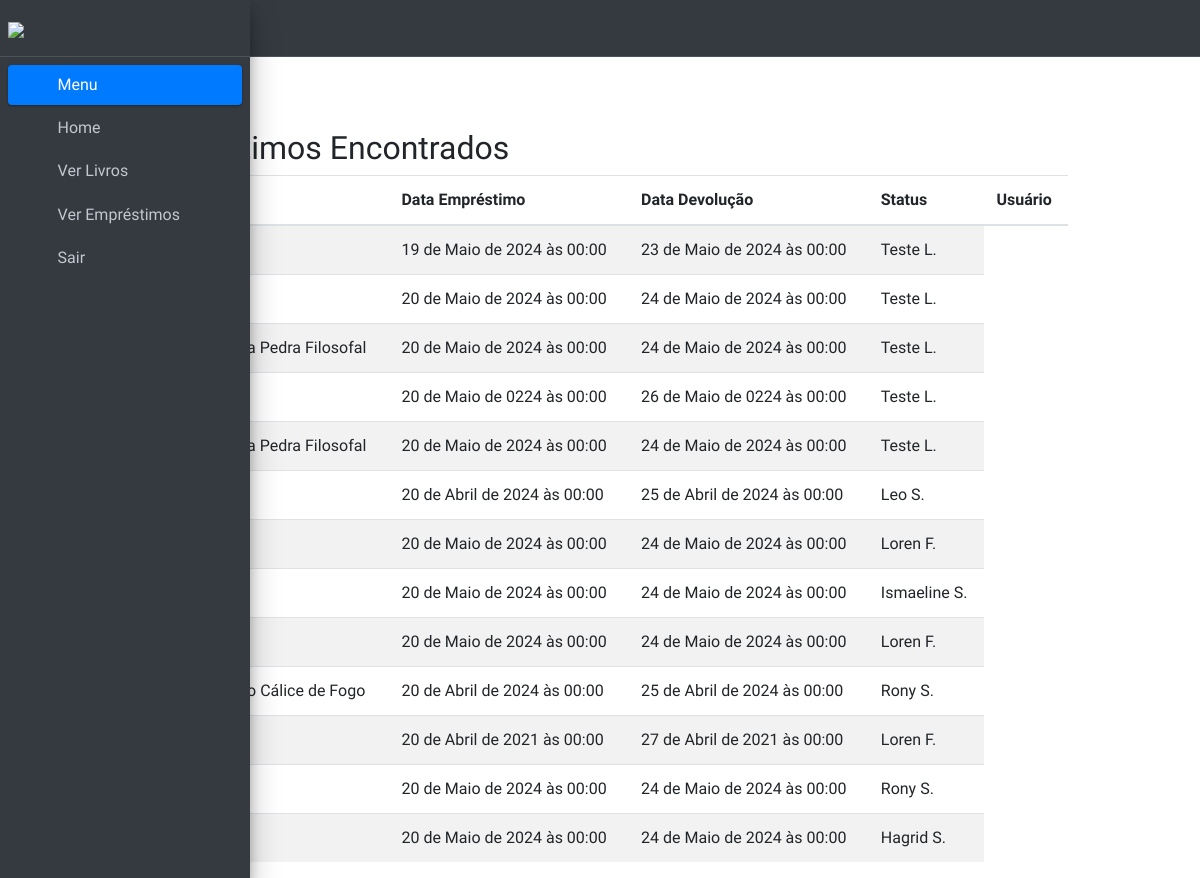
/livro/ver_emprestimos, run on an earlier commit of the app's database.
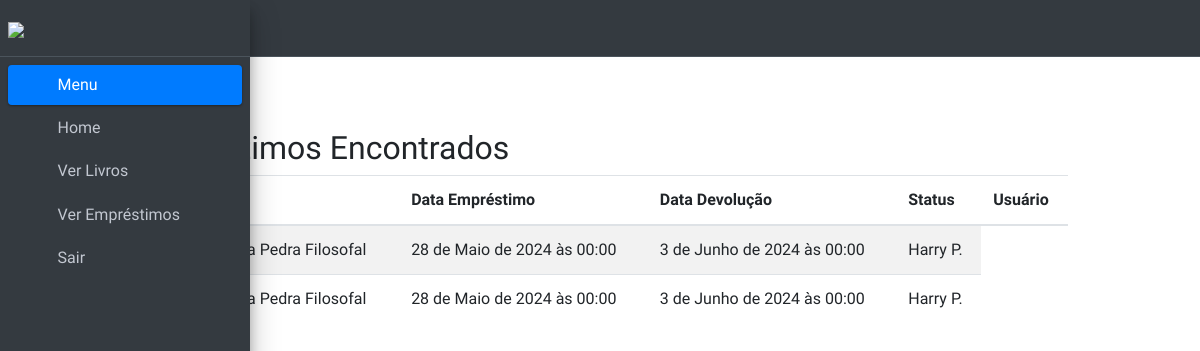
And on a later commit of the database.
### livro/models.py (models this page shows, shortened)
class Emprestimos(models.Model):
    nome_emprestado = models.ForeignKey(
        Usuario, on_delete=models.DO_NOTHING, blank=True, null=True)
    data_emprestimo = models.DateTimeField()
    data_devolucao = models.DateTimeField(blank=True, null=True)
    livro = models.ForeignKey(Livros, on_delete=models.DO_NOTHING)
    usuario = models.ForeignKey(
        Usuario, on_delete=models.CASCADE, related_name='emprestimos_usuario')
    STATUS_CHOICES = (
        ('E', 'Emprestado'),
        ('D', 'Devolvido'),
    )
    status = models.CharField(
        max_length=1, choices=STATUS_CHOICES, default='E')
    class Meta:
        verbose_name = 'Emprestimo'

class Livros(models.Model):
    nome = models.CharField(max_length=100)
    autor = models.CharField(max_length=30)
    ano_publicacao = models.DateField()
    editora = models.CharField(max_length=30)
    data_cadastro = models.DateTimeField(auto_now_add=True)
    quantidade = models.IntegerField(default=0)
    emprestado = models.BooleanField(default=False)
    categoria = models.ForeignKey(Categoria, on_delete=models.DO_NOTHING)
    usuario = models.ForeignKey(Usuario, on_delete=models.DO_NOTHING)
    imagem = models.ImageField(upload_to='capa_livro/', null=True, blank=True)
    data_emprestimo = models.DateField(null=True, blank=True)
    class Meta:
        verbose_name = 'Livro'

### usuarios/models.py (models this page shows, shortened)
class Usuario(models.Model):
    nome = models.CharField(max_length=40)
    cpf = models.CharField(max_length=14, unique=True)
    email = models.EmailField(max_length=254)
    telefone = models.CharField(max_length=15, blank=True, null=True)
    senha = models.CharField(max_length=64)
    ativo = models.BooleanField(default=True)
    def abreviar_nome(self):
        partes_nome = self.nome.split()
        if len(partes_nome) > 1:
            primeiro_nome = partes_nome[0]
            segundo_nome = partes_nome[1]
            nome_abreviado = f"{primeiro_nome} {segundo_nome[0]}."
            return nome_abreviado
        else:
            return self.nome

### livro/views.py (the view, shortened to what this page needs)
# urls.py: path('ver_emprestimos', views.ver_emprestimos, name="ver_emprestimos"),
def ver_emprestimos(request):
    if request.method == 'GET':
        emprestimos = Emprestimos.objects.all()
        for emprestimo in emprestimos:
            if emprestimo.nome_emprestado:
                emprestimo.nome_emprestado.nome = emprestimo.nome_emprestado.abreviar_nome()
        print("Quantidade de empréstimos:", len(emprestimos))
        return render(request, 'adminlte/ver_emprestimos.html', {'emprestimos': emprestimos})

### adminlte/templates/adminlte/ver_emprestimos.html (shortened to what this page needs)
{% extends "adminlte/base.html" %}
{% load static %}
{% block 'conteudo' %}
<nav class="main-header navbar navbar-expand navbar-dark">
    <ul class="navbar-nav">
        <li class="nav-item">
            <a class="nav-link" data-widget="pushmenu" href="#" role="button"><i class="fas fa-bars"></i></a>
        </li>
    </ul>
</nav>
<aside class="main-sidebar sidebar-dark-primary elevation-4 sidebar-expanded">
    <a href="" class="brand-link">
        <img src="{% static 'dist/img/logobranco.png' %}" style="width: 150px; height: auto;">
    </a>
    <div class="sidebar">
        <nav class="mt-2">
            <ul class="nav nav-pills nav-sidebar flex-column" data-widget="treeview" role="menu" data-accordion="false">
                <li class="nav-item menu-open">
                    <a href="#" class="nav-link active">
                        <i class="nav-icon fas fa-tachometer-alt"></i>
                        <p>
                            Menu
                            <i class="right fas fa-angle-left"></i>
                        </p>
                    </a>
                    <ul class="nav nav-treeview">
                        <li class="nav-item">
                            <a href="{% url 'home' %}" class="nav-link">
                                <i class="far fa-circle nav-icon"></i>
                                <p>Home</p>
                            </a>
                        </li>
                        <li class="nav-item">
                            <a href="{% url 'ver_livros' %}" class="nav-link">
                                <i class="far fa-circle nav-icon"></i>
                                <p>Ver Livros</p>
                            </a>
                        </li>
                        <li class="nav-item">
                            <a href="{% url 'ver_emprestimos' %}" class="nav-link">
                                <i class="far fa-circle nav-icon"></i>
                                <p>Ver Empréstimos</p>
                            </a>
                        </li>
                        <li class="nav-item">
                            <a href="{% url 'sair' %}" class="nav-link">
                                <i class="far fa-circle nav-icon"></i>
                                <p>Sair</p>
                            </a>
                        </li>
                    </ul>
                </li>
            </ul>
        </nav>
    </div>
</aside>
<br><br><br>
<div class="container">
    <div class="row justify-content-center">
        <div class="col-10">
            <h2>Empréstimos Encontrados</h2>
            <table class="table table-striped">
                <thead>
                    <tr>
                        <th scope="col">Livro</th>
                        <th scope="col">Data Empréstimo</th>
                        <th scope="col">Data Devolução</th>
                        <th scope="col">Status</th>
                        <th scope="col">Usuário</th>
                    </tr>
                </thead>
                <tbody id="tabela-emprestimos">
                    {% for emprestimo in emprestimos %}
                    <tr>
                        <td>{{ emprestimo.livro.nome }}</td>
                        <td>{{ emprestimo.data_emprestimo }}</td>
                        <td>{{ emprestimo.data_devolucao }}</td>
                        <td>
                            {% if emprestimo.usuario %}
                            {{ emprestimo.usuario.abreviar_nome }}
                            {% else %}
                            Não especificado
                            {% endif %}
                        </td>
                    </tr>
                    {% empty %}
                    <tr>
                        <td colspan="4">Nenhum empréstimo encontrado.</td>
                    </tr>
                    {% endfor %}
                </tbody>
            </table>
        </div>
    </div>
</div>
{% endblock %}

### adminlte/templates/adminlte/base.html (shortened to what this page needs)
{% load static %}
<!DOCTYPE html>
<html lang="pt-BR">
<head>
  <link rel="stylesheet" href="{% static 'plugins/fontawesome-free/css/all.min.css' %}">
  <link rel="stylesheet" href="https://code.ionicframework.com/ionicons/2.0.1/css/ionicons.min.css">
  <link rel="stylesheet" href="{% static 'plugins/tempusdominus-bootstrap-4/css/tempusdominus-bootstrap-4.min.css' %}">
  <link rel="stylesheet" href="{% static 'plugins/icheck-bootstrap/icheck-bootstrap.min.css' %}">
  <link rel="stylesheet" href="{% static 'plugins/jqvmap/jqvmap.min.css' %}">
  <link rel="stylesheet" href="{% static 'dist/css/adminlte.min.css' %}">
  <link rel="stylesheet" href="{% static 'plugins/overlayScrollbars/css/OverlayScrollbars.min.css' %}">
  <link rel="stylesheet" href="{% static 'plugins/daterangepicker/daterangepicker.css' %}">
  <link rel="stylesheet" href="{% static 'plugins/summernote/summernote-bs4.min.css' %}">
<body>
  {% block 'conteudo' %}
  {% endblock %}
</body>
</html>

What changed in the data, as far as the page shows it:
removed Emprestimos: data_emprestimo "19 de Maio de 2024 às 00:00", data_devolucao "23 de Maio de 2024 às 00:00", usuario.abreviar_nome "Teste L."
removed Emprestimos: data_emprestimo "20 de Maio de 2024 às 00:00", data_devolucao "24 de Maio de 2024 às 00:00", usuario.abreviar_nome "Teste L."
removed Emprestimos: livro.nome "Harry Potter e a Pedra Filosofal", data_emprestimo "20 de Maio de 2024 às 00:00", data_devolucao "24 de Maio de 2024 às 00:00", usuario.abreviar_nome "Teste L."
removed Emprestimos: data_emprestimo "20 de Maio de 0224 às 00:00", data_devolucao "26 de Maio de 0224 às 00:00", usuario.abreviar_nome "Teste L."
removed Emprestimos: livro.nome "Harry Potter e a Pedra Filosofal", data_emprestimo "20 de Maio de 2024 às 00:00", data_devolucao "24 de Maio de 2024 às 00:00", usuario.abreviar_nome "Teste L."
removed Emprestimos: data_emprestimo "20 de Abril de 2024 às 00:00", data_devolucao "25 de Abril de 2024 às 00:00", usuario.abreviar_nome "Leo S."
removed Emprestimos: data_emprestimo "20 de Maio de 2024 às 00:00", data_devolucao "24 de Maio de 2024 às 00:00", usuario.abreviar_nome "Loren F."
removed Emprestimos: data_emprestimo "20 de Maio de 2024 às 00:00", data_devolucao "24 de Maio de 2024 às 00:00", usuario.abreviar_nome "Ismaeline S."
removed Emprestimos: data_emprestimo "20 de Maio de 2024 às 00:00", data_devolucao "24 de Maio de 2024 às 00:00", usuario.abreviar_nome "Loren F."
removed Emprestimos: livro.nome "Harry Potter e o Cálice de Fogo", data_emprestimo "20 de Abril de 2024 às 00:00", data_devolucao "25 de Abril de 2024 às 00:00", usuario.abreviar_nome "Rony S."
removed Emprestimos: data_emprestimo "20 de Abril de 2021 às 00:00", data_devolucao "27 de Abril de 2021 às 00:00", usuario.abreviar_nome "Loren F."
removed Emprestimos: data_emprestimo "20 de Maio de 2024 às 00:00", data_devolucao "24 de Maio de 2024 às 00:00", usuario.abreviar_nome "Rony S."
removed Emprestimos: data_emprestimo "20 de Maio de 2024 às 00:00", data_devolucao "24 de Maio de 2024 às 00:00", usuario.abreviar_nome "Hagrid S."
added Emprestimos: livro.nome "Harry Potter e a Pedra Filosofal", data_emprestimo "28 de Maio de 2024 às 00:00", data_devolucao "3 de Junho de 2024 às 00:00", usuario.abreviar_nome "Harry P."
added Emprestimos: livro.nome "Harry Potter e a Pedra Filosofal", data_emprestimo "28 de Maio de 2024 às 00:00", data_devolucao "3 de Junho de 2024 às 00:00", usuario.abreviar_nome "Harry P."
